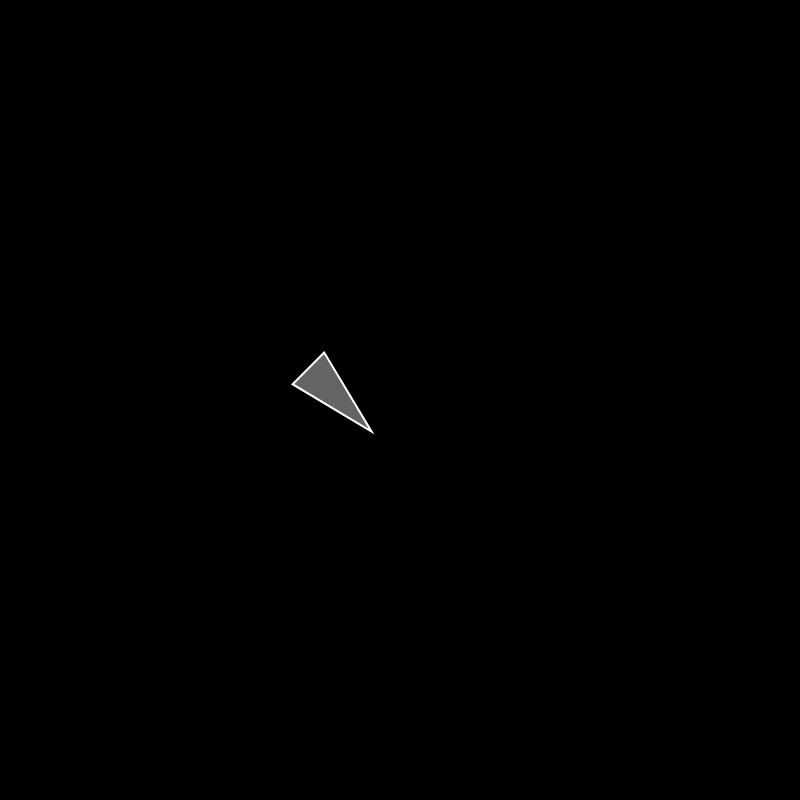
Frame 1 (no input)
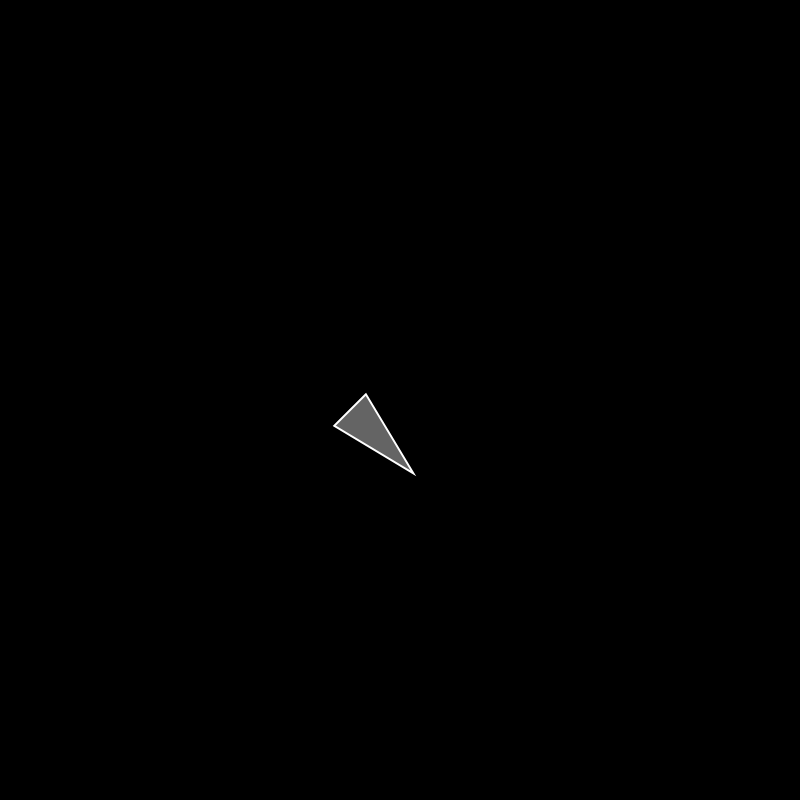
Frame 60 (no input)
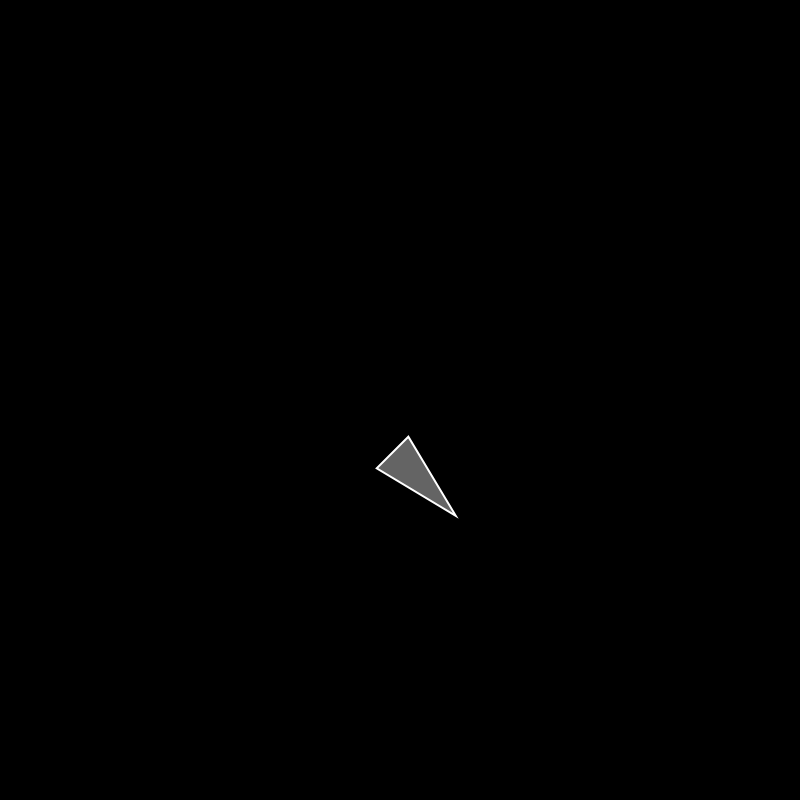
Frame 120 (the mouse pressed at the canvas centre since frame 60)

The p5.js sketch that drew these frames (run headless with seeded random() and noise() and a simulated clock; from frame 60 on, the mouse is pressed at the canvas centre):

// p5.js sketch
// ── sketch.js
let mover;

function setup() {
  createCanvas(800, 800);

  mover = new Mover(0, 0, 500);
  background(0);
}

function draw() {
  background(0);
  translate(340, height / 2);
  textSize(40);
  fill(255);

  if (keyIsDown(LEFT_ARROW)) {
    mover.angle -= 0.1;
    text("<- key is down", 0, 0);
  } else if (keyIsDown(RIGHT_ARROW)) {
    mover.angle += 0.1;
    text("-> key is down", 0, 0);
  }

  mover.show();
  mover.update();
}

// ── mover.js
class Mover {
  constructor(x, y, m) {
    this.pos = createVector(x, y);
    this.vel = createVector(0, 0);
    this.acc = createVector(0, 0);
    this.mass = m;
    this.r = sqrt(this.mass) * 2;

    this.angle = PI / 4;
  }

  // applyForce(force) {
  //   let f = p5.Vector.div(force, this.mass);
  //   this.acc.add(f);
  // }

  update() {
    // this.vel.add(this.acc);

    // this.angle += 0.1;
    // this.vel = createVector(1, 1); // 1, 1 방향으로 움직임
    this.vel = p5.Vector.fromAngle(this.angle); // vel의 움직임이 아니라 angle로 제어한다
    // this.vel.mult(15);

    this.pos.add(this.vel);
    this.acc.set(0, 0);
  }

  show() {
    stroke(255);
    strokeWeight(2);
    fill(255, 100);
    push();
    translate(this.pos.x, this.pos.y);
    // this.angle = this.vel.heading(); // velocity벡터의 회전 각도를 계산
    rotate(this.angle);
    triangle(-this.r, -this.r / 2, -this.r, this.r / 2, this.r, 0);
    pop();
  }
}
